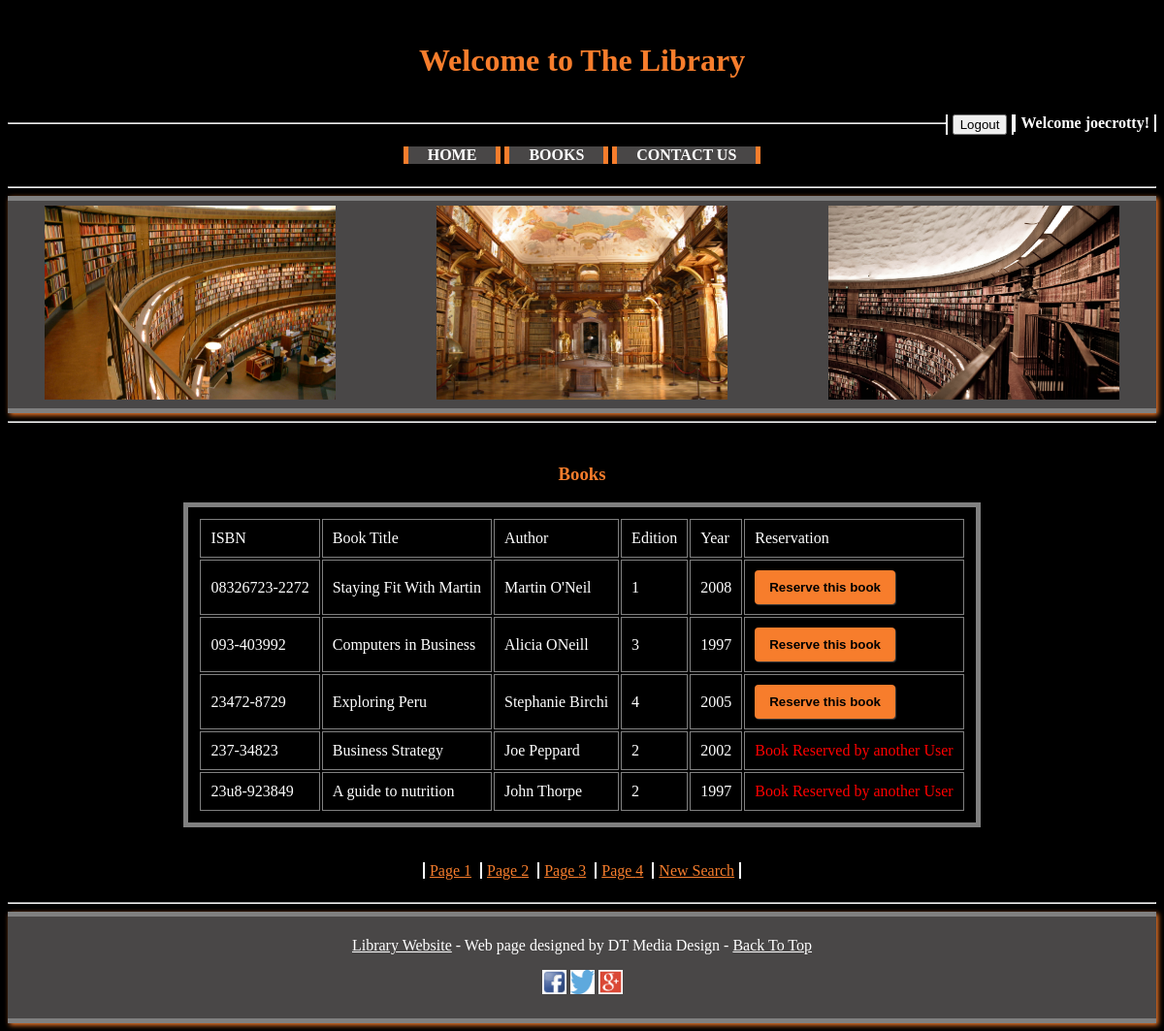
The page /DisplayPageAut.php (signed in) on the database its author committed.
### tables this page shows
CREATE TABLE IF NOT EXISTS `books` (
  `ISBN` varchar(15) NOT NULL,
  `BookTitle` varchar(40) NOT NULL,
  `Author` varchar(30) NOT NULL,
  `Edition` int(2) unsigned NOT NULL,
  `BookYear` int(4) unsigned NOT NULL,
  `Cat_Id` int(3) unsigned NOT NULL,
  `Reserved` enum('Y','N') NOT NULL
);

### DisplayPageAut.php (the view, shortened to what this page needs)
<!DOCTYPE html>
<html>
	<head>
		<link rel="stylesheet" type="text/css" href="StyleSheets/StyleSheetMain.css">
		<link rel="stylesheet" type="text/css" href="StyleSheets/StyleSheetForm.css">
		<link rel="stylesheet" type="text/css" href="StyleSheets/StyleSheetTable.css">
	</head>
	<body>
		<div>
			<h1 align = "center">Welcome to The Library</h1>
		</div>
		<?php
			include ("Welcome.php");
			include ('Header.php');
			include('db.php');
		?>
		<div align = "center">
			<?php
				if ((isset($_SESSION['logged']) && $_SESSION['logged'] != 0))
				{
					$author = $_SESSION['Aut_search2'];
					$total_quer = 'SELECT * FROM Books WHERE (Author LIKE "%'.$author.'%");';
					$total = $db->query($total_quer);
					$totalNum = mysqli_num_rows($total);
					$max_page = ceil($totalNum/5);
					if (isset($_GET["page"]))
					{
						$page  = $_GET["page"];
					}
					else
					{
						$page = 1;
					}
					$start_from = ($page-1) * 5;
					$quer = 'SELECT ISBN, BookTitle, Author, Edition, BookYear, Reserved FROM Books
							 WHERE (Author LIKE "%'.$author.'%") LIMIT '.$start_from.',5;';
					$result =$db->query($quer);
					if($result->num_rows > 0)
					{
						echo '<h3>Books</h3>';
						echo '
						<table>
							<tr>
								<td>ISBN</td>
								<td>Book Title</td>
								<td>Author</td>
								<td>Edition</td>
								<td>Year</td>
								<td>Reservation</td>
							</tr>
						';
						while($row = $result->fetch_row())
						{
							echo "<tr>";
							echo '
							<td>'.$row[0].'</td>
							<td>'.$row[1].'</td>
							<td>'.$row[2].'</td>
							<td>'.$row[3].'</td>
							<td>'.$row[4].'</td>
							';
							$reserved = $row[5];
							if ($reserved == 'N')
							{
								echo '
								<td>
									<a href="reserve.php?URL_Information=' .$row[0] . '">
										<button class = "button1">Reserve this book</button>
									</a>
									<br>
								</td>';
							}
							else
							{
								if($Username == $_SESSION['CurrentUser'])
								{
									echo '
									<td>
										<a href="UnReserve.php?URL_Information=' .$row[0] . '">
											<button class = "button1">Un reserve this book</button>
										</a>
										<br>
									</td>';
								}
								else
								{
									echo "<td class = 'error'>Book Reserved by another User</td>";
								}
							}
							echo "</tr>";
						}
						echo '</table></br></br>';
						for ($i = 1; $i<=$max_page; $i++)
						{
							if($i == 1){
								echo "<span class = 'PageNumFirst'>";
							}
							else{
								echo "<span class = 'PageNum'>";
							}
							echo "
								<a style = 'color: #F77D2C;'
								href='DisplayPageAut_Tit.php?page=".$i."'>Page ".$i."</a>
							</span>
							";
						}
						echo '<span class = "PageNum"><a style = "color: #F77D2C;" href="SearchAut_Tit.php">New Search</a></span>';
					}
					else
					{
						echo "<p class = 'error'>No books can be found that match the Author</p>";
						echo '<span class = "PageNumFirst"><a style = "color: #F77D2C;" href="SearchAut_Tit.php">New Search</a></span>';
					}
				}
			?>
		</div>
		<hr>
		<?php
			include ('Footer.php');
		?>
	</body>
</html>

### StyleSheets/StyleSheetMain.css (style rules this page uses)
Body { color: White; background-color: Black; }
h1,h2,h3,h4,h5,h6 { color: #F77D2C; }
div { padding: 15px; }
.error { color:red; }
.PageNum { color: white; padding-left: 5px; padding-right: 5px; border-right: 2px solid white; }
.PageNumFirst { color: white; padding-left: 5px; padding-right: 5px; border-left: 2px solid white; border-right: 2px solid white; }

### StyleSheets/StyleSheetForm.css (style rules this page uses)
.button1 { background: #F77D2C; border: none; padding: 10px 15px 10px 15px; color: #Black; border-radius: 4px; font-weight: bold; box-shadow: 1px 1px 1px #3D3D3D; }

### StyleSheets/StyleSheetTable.css (style rules this page uses)
table { border: solid 5px grey; padding: 10px; }
td { padding: 10px; border :1px solid grey; }

### rows shown on the page
books: ISBN "08326723-2272", BookTitle "Staying Fit With Martin", Author "Martin O'Neil", Edition "1", BookYear "2008"
books: ISBN "093-403992", BookTitle "Computers in Business", Author "Alicia ONeill", Edition "3", BookYear "1997"
books: ISBN "23472-8729", BookTitle "Exploring Peru", Author "Stephanie Birchi", Edition "4", BookYear "2005"
books: ISBN "237-34823", BookTitle "Business Strategy", Author "Joe Peppard", Edition "2", BookYear "2002", Reserved "Book Reserved by another User"
books: ISBN "23u8-923849", BookTitle "A guide to nutrition", Author "John Thorpe", Edition "2", BookYear "1997", Reserved "Book Reserved by another User"

### other values the page prints
$_SESSION["CurrentUser"] "joecrotty"
